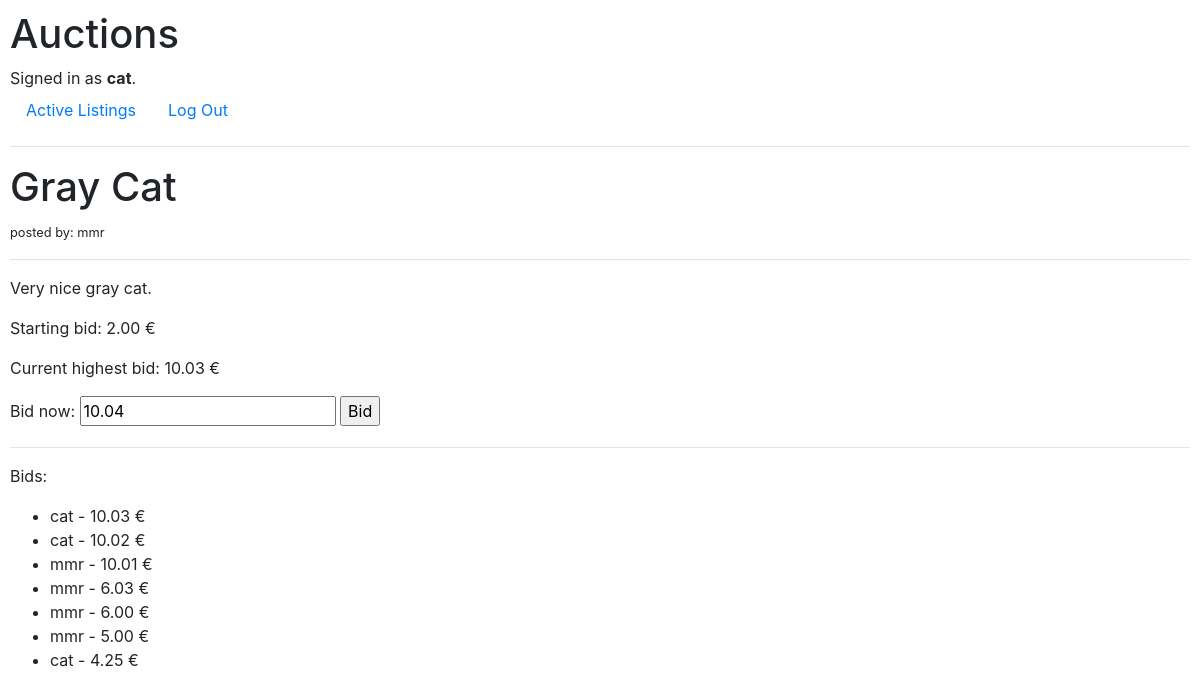
The app's page /4/ (signed in) with its own data.
### auctions/models.py (models this page shows, shortened)
class User(AbstractUser):
    pass

class Listing(models.Model):
    title = models.CharField(max_length=120)
    description = models.TextField()
    starting_bid = models.DecimalField(max_digits=30, decimal_places=2)
    user = models.ForeignKey(User, on_delete=models.CASCADE)
    def bids(self):
        return Bid.objects.filter(listing=self.pk).order_by('-bid')
    def highest_bid(self):
        return Bid.objects.filter(listing=self.pk).order_by('-bid').first()

class Bid(models.Model):
    user = models.ForeignKey(User, on_delete=models.CASCADE)
    listing = models.ForeignKey(Listing, on_delete=models.CASCADE)
    bid = models.DecimalField(max_digits=30, decimal_places=2)

### auctions/views.py (the view)
# urls.py: path('<int:pk>/', views.detail_view, name='listing'),
def detail_view(request, pk):
    listing = Listing.objects.get(pk=pk)
    bids = Listing.bids(listing)
    highest_bid = Listing.highest_bid(listing)
    your_bid = float(Listing.highest_bid(listing).bid) + 0.01
    if request.method == 'POST':
        bid = request.POST['bid']
        user = request.user
        listing = Listing.objects.get(pk=pk)
        if float(bid) < float(highest_bid.bid):
            return render(request, 'auctions/listing.html', {
                'pk': pk,
                'listing':listing,
                'bids': bids,
                'highest_bid': highest_bid,
                'your_bid': your_bid,
                'message': 'Your bid must be higher than current highest bid!'
            })
        b = Bid(listing=listing, bid=bid, user=user)
        b.save()
        return HttpResponseRedirect(reverse('listing', args=[pk]))
    else:
        return render(request, 'auctions/listing.html', {
                'listing':listing,
                'bids': bids,
                'highest_bid': highest_bid,
                'your_bid': your_bid
            })

### auctions/templates/auctions/listing.html (shortened to what this page needs)
{% extends 'auctions/layout.html' %}
{% block body %}
<h1>{{ listing.title }}</h1>
<small>posted by: {{ listing.user.username }}</small>
<hr>
<p>{{ listing.description }}</p>
<p>Starting bid: {{ listing.starting_bid }} €</p>
<p>Current highest bid: {{ highest_bid.bid }} €</p>
{% if user.is_authenticated %}
    <form method="post">{% csrf_token %}
        <label for='bid'>Bid now:</label>
        <input type='number' id='bid' name='bid' min='{{ your_bid }}' value='{{ your_bid }}' step="0.01">
        <input type="submit" value="Bid">
    </form>
{% else %}
    <small><a href="{% url 'login' %}">Log in</a> to place your bid.</small>
{% endif %}
<hr>
<p>Bids:</p>
<ul>
    {% for bid in bids %}
        <li>{{ bid.user.username }} - {{ bid.bid }} €</li>
    {% endfor %}
</ul>
{% endblock %}

### auctions/templates/auctions/layout.html (shortened to what this page needs)
{% load static %}
<!DOCTYPE html>
<html lang="en">
    <head>
        <link rel="stylesheet" href="https://stackpath.bootstrapcdn.com/bootstrap/4.4.1/css/bootstrap.min.css">
        <link href="{% static 'auctions/styles.css' %}" rel="stylesheet">
    </head>
    <body>
        <h1>Auctions</h1>
        <div>
            {% if user.is_authenticated %}
                Signed in as <strong>{{ user.username }}</strong>.
            {% else %}
                Not signed in.
            {% endif %}
        </div>
        <ul class="nav">
            <li class="nav-item">
                <a class="nav-link" href="{% url 'index' %}">Active Listings</a>
            </li>
            {% if user.is_authenticated %}
                <li class="nav-item">
                    <a class="nav-link" href="{% url 'logout' %}">Log Out</a>
                </li>
            {% endif %}
        </ul>
        <hr>
        {% block body %}
        {% endblock %}
    </body>
</html>

### auctions/static/auctions/styles.css (style rules this page uses)
body { padding: 10px; }

### records on screen
User: username "cat"
Listing: title "Gray Cat", user.username "mmr", description "Very nice gray cat.", starting_bid "2.00"
Bid: bid "10.03", user.username "cat"
Bid: user.username "cat", bid "10.02"
Bid: user.username "mmr", bid "10.01"
Bid: user.username "mmr", bid "6.03"
Bid: user.username "mmr", bid "6.00"
Bid: user.username "mmr", bid "5.00"
Bid: user.username "cat", bid "4.25"
